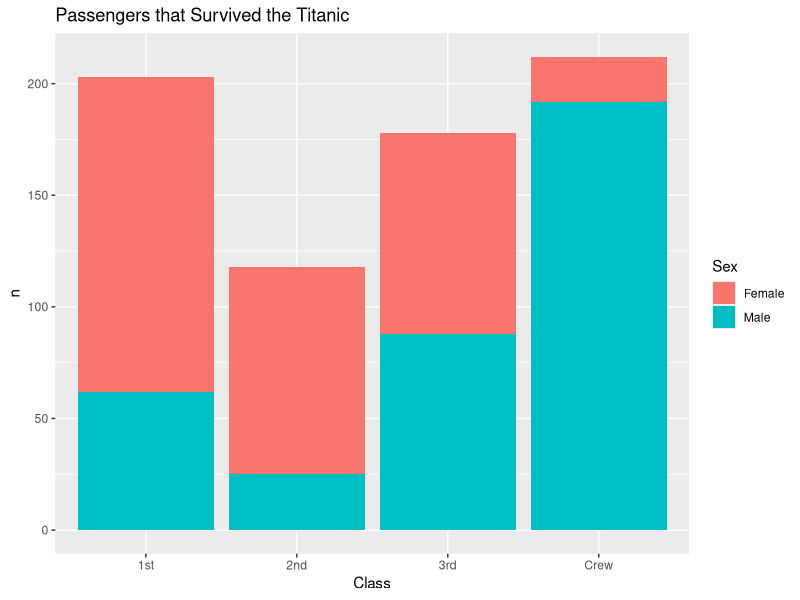
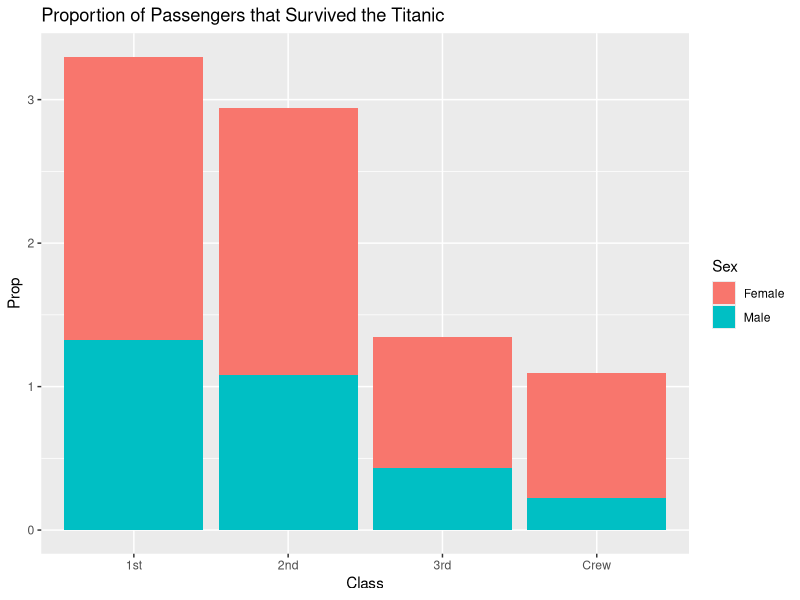
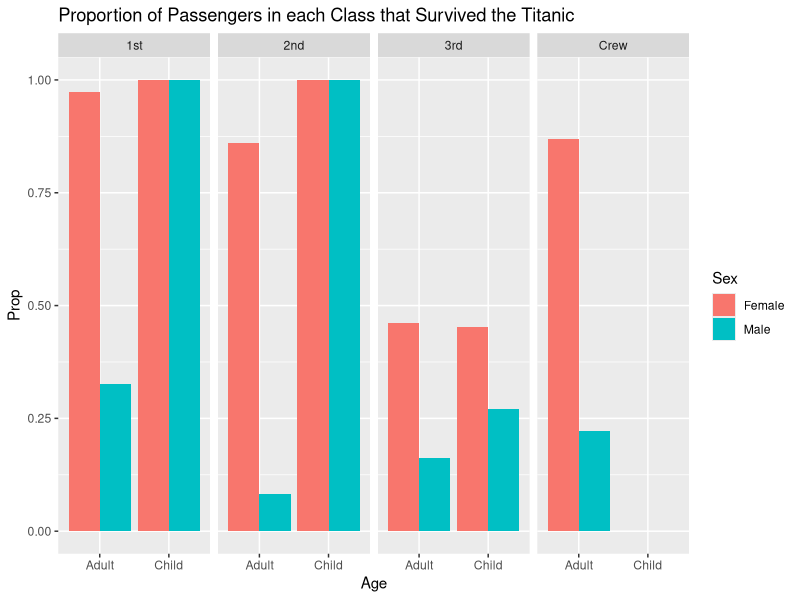

Reproduce these figures in R, in order.
## ---- chunk 1
library(tidyverse)

df_titanic <- as_tibble(Titanic)
## ---- chunk 2
## TASK: Perform a `glimpse` of df_titanic
df_titanic
glimpse(df_titanic)
## ---- chunk 3
## NOTE: No need to edit! We'll cover how to
## do this calculation in a later exercise.
df_titanic %>% summarize(total = sum(n))
## ---- chunk 4
df_survived <- df_titanic %>% filter(Survived == "Yes")
df_survived
## ---- chunk 5
## TASK: Visualize counts against `Class` and `Sex`

df_titanic %>% 
  filter(Survived == "Yes") %>% 
  ggplot(aes(x = Class)) +
  geom_col(mapping = aes(fill = Sex, y = n)) + 
  ggtitle("Passengers that Survived the Titanic")

## ---- chunk 6
## NOTE: No need to edit! We'll cover how to
## do this calculation in a later exercise.
df_prop <-
  df_titanic %>%
  group_by(Class, Sex, Age) %>%
  mutate(
    Total = sum(n),
    Prop = n / Total
  ) %>%
  ungroup()
df_prop
## ---- chunk 7

df_prop %>% 
  filter(Survived == "Yes") %>% 
  ggplot(aes(x = Class)) +
  geom_col(mapping = aes(fill = Sex, y = Prop)) + 
  ggtitle("Proportion of Passengers that Survived the Titanic")
## ---- chunk 8

df_prop %>% 
  filter(Survived == "Yes") %>% 
  ggplot(aes(x = Age)) +
  geom_col(mapping = aes(fill = Sex, y = Prop), position = "dodge") + 
  facet_grid(.~ Class) + 
  ggtitle("Proportion of Passengers in each Class that Survived the Titanic")

